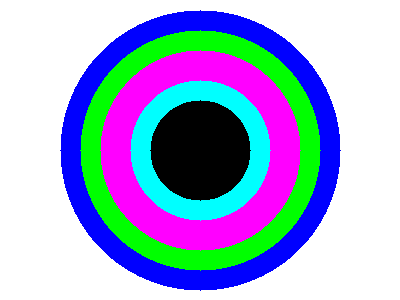
#> input picture eye project/making/tset2/1.png, 400 x 300 px
$ python tes2.py
#> lines starting #> are read from the running program, lines starting #| are printed output that depends on the picture
import cv2
import numpy as np
im1=cv2.imread('1.png')
#> im1 is the input picture: shape (300, 400, 3); mean B, G, R 209, 169.6, 158.3
im2=cv2.imread('2.png')
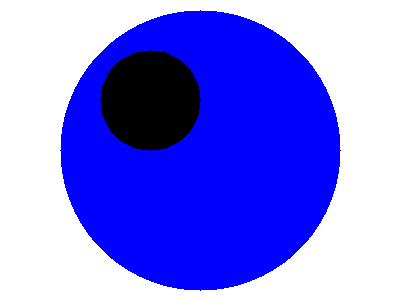
#> input picture eye project/making/tset2/2.png, 400 x 300 px
#> im2 is the input picture: shape (300, 400, 3); mean B, G, R 238.3, 124.3, 124.3

pts1 = np.float32([[0,0],[0,300],[400,0],[400,300]])
pts2 = np.float32([[0,0],[0,150],[400,0],[400,150]])
M = cv2.getPerspectiveTransform(pts1,pts2)
dst = cv2.warpPerspective(im1,M,(800,600))
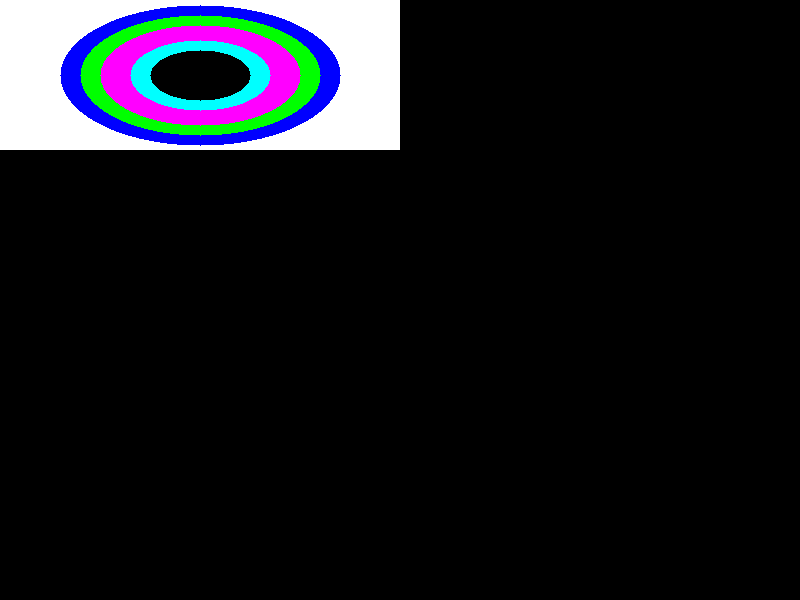
#> dst: shape (600, 800, 3); mean B, G, R 26.1, 21.2, 19.8
cv2.imshow('1',dst)
cv2.waitKey()
